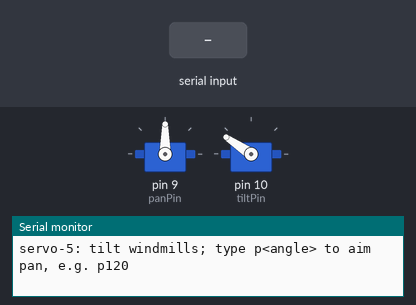
A sketch run on a simulated Arduino Uno, built with avr-gcc and run on an emulated ATmega328P. On the bench: 2 × servo, the last lines printed to the serial monitor. The inputs (shaded band) are chosen by the test bench.

Above: at 0.75 s.
1.3 s: "p,45\n" received over Serial
At 1.65 s:
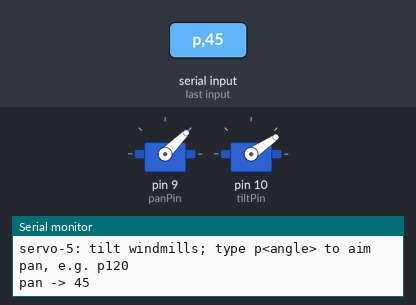
4.3 s: "p" received over Serial
At 5.45 s:
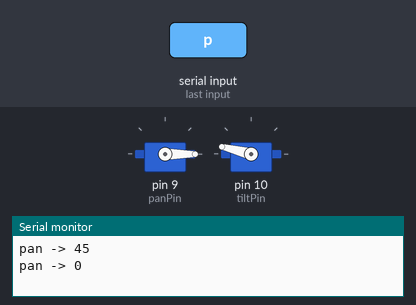
7.3 s: "p90\n" received over Serial
At 7.56 s:
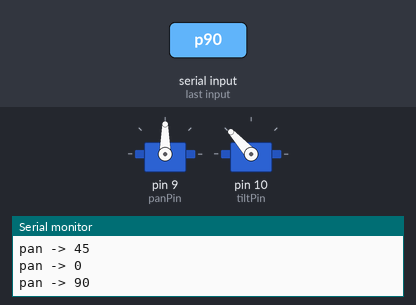
10.3 s: "p,45\n" received over Serial
At 10.57 s:
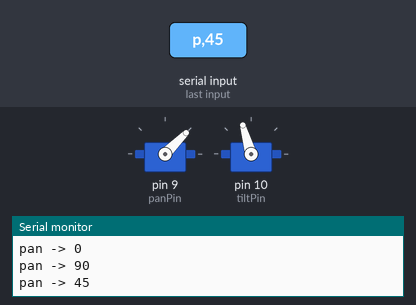
13.3 s: "p" received over Serial
At 14.45 s:
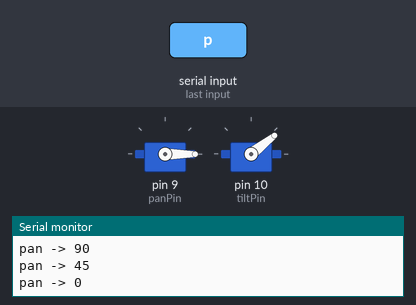
Timing chart, 0 to 17.3 s (numbered marks = the images above; inputs shaded):
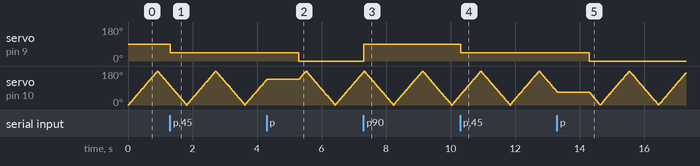

Measured:
- after the input at 1.3 s, servo on pin 9 (panPin): 90° → 45° at once
- after the input at 4.3 s, servo on pin 9 (panPin): 45° → 0° after 1.0 s
- after the input at 7.3 s, servo on pin 9 (panPin): 0° → 90° at once
- after the input at 10.3 s, servo on pin 9 (panPin): 90° → 45° at once
- after the input at 13.3 s, servo on pin 9 (panPin): 45° → 0° after 1.0 s

The sketch:

servo-5.ino
```cpp
// servo-5 — tilt windmills on its own while you aim pan from serial
//
// wiring (same as servo-4, both off the external 5V rail):
//   pan  signal -> pin 9   tilt signal -> pin 10
//   both RED -> +5V rail    both BROWN -> - rail    Arduino GND -> - rail
//
// behaviour: tilt sweeps back-and-forth forever (windmill); type p<angle>
// in the Serial Monitor (e.g. p120) to aim the pan servo whenever you like.
//
// key idea: the tilt sweep uses millis() (NOT delay) so it never blocks the
// serial reading — that's how pan stays responsive while tilt keeps moving.

#include <Servo.h>

Servo pan;
Servo tilt;
const int panPin = 9;
const int tiltPin = 10;

// tilt windmill state (non-blocking sweep)
int tiltAngle = 0;
int tiltStep = 2;                    // degrees moved per update (bigger = faster)
unsigned long lastTiltMove = 0;
const unsigned long tiltInterval = 10;  // ms between updates (smaller = faster)

void setup() {
    Serial.begin(9600);
    pan.attach(panPin);
    tilt.attach(tiltPin);
    pan.write(90);                   // pan starts centered
    tilt.write(tiltAngle);           // tilt starts at 0 and begins sweeping
    Serial.println("servo-5: tilt windmills; type p<angle> to aim pan, e.g. p120");
}

void loop() {
    // 1) keep the tilt sweeping like a windmill, without blocking serial
    if (millis() - lastTiltMove >= tiltInterval) {
        lastTiltMove = millis();
        tiltAngle += tiltStep;
        if (tiltAngle >= 180 || tiltAngle <= 0) {
            tiltStep = -tiltStep;              // hit an end -> reverse direction
            tiltAngle = constrain(tiltAngle, 0, 180);
        }
        tilt.write(tiltAngle);
    }

    // 2) listen for pan commands the whole time
    if (Serial.available()) {
        char cmd = Serial.read();
        if (cmd == 'p') {
            int angle = Serial.parseInt();
            angle = constrain(angle, 0, 180);
            pan.write(angle);
            Serial.println(String("pan -> ") + angle);
        }
    }
}
```
